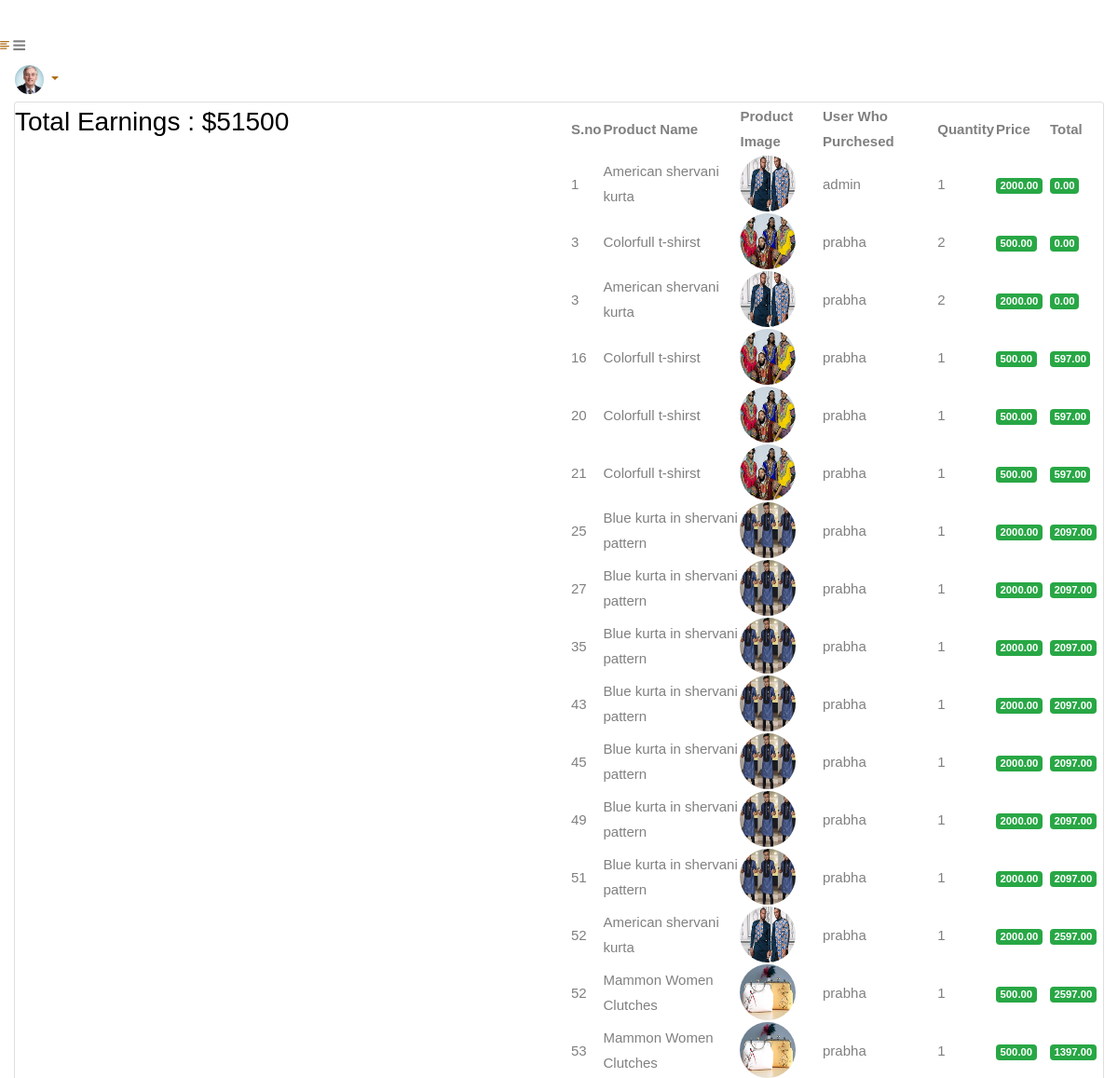
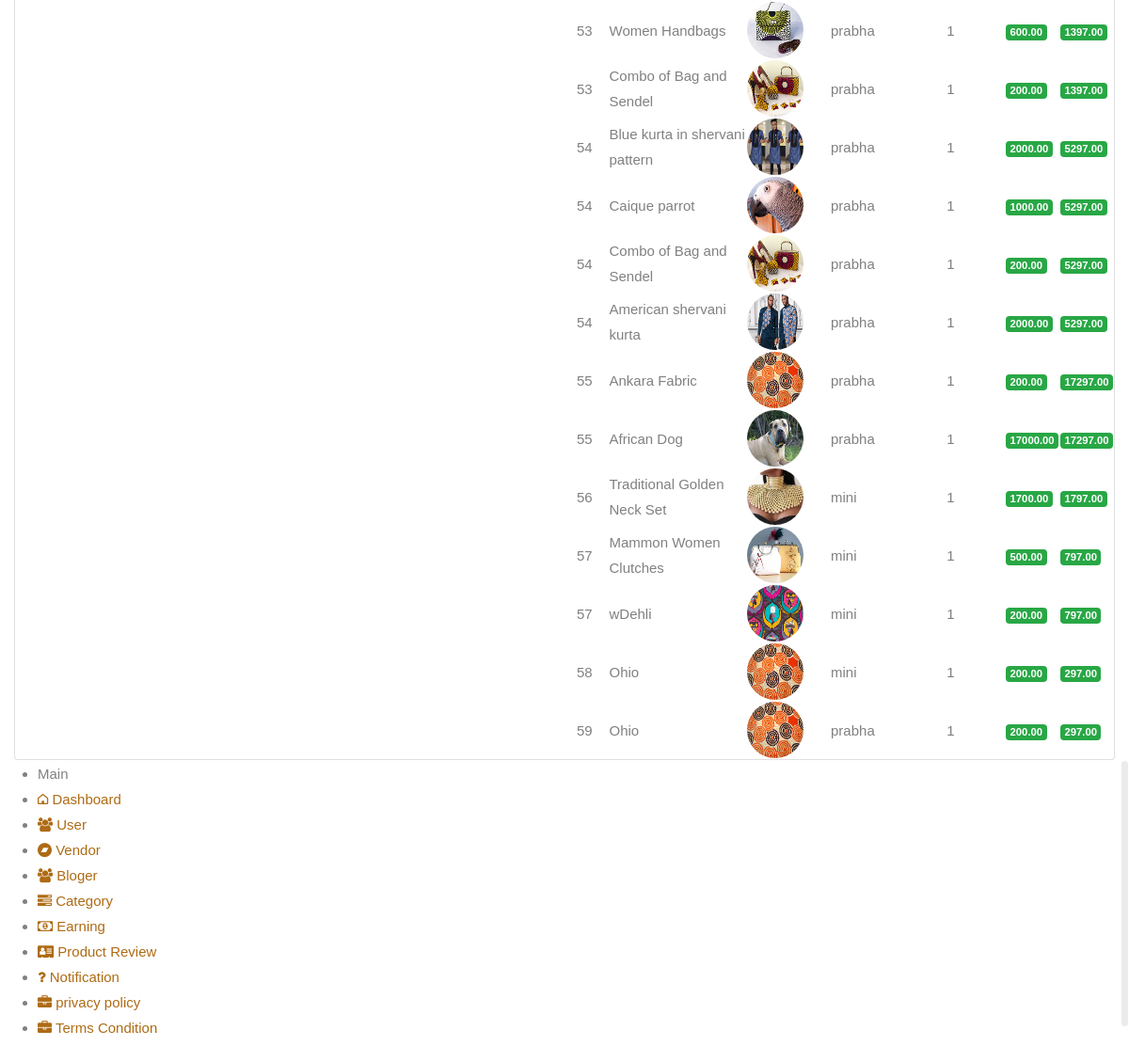
/earning_admin (signed in), run on an earlier commit of the app's database (2 pictures, top to bottom).
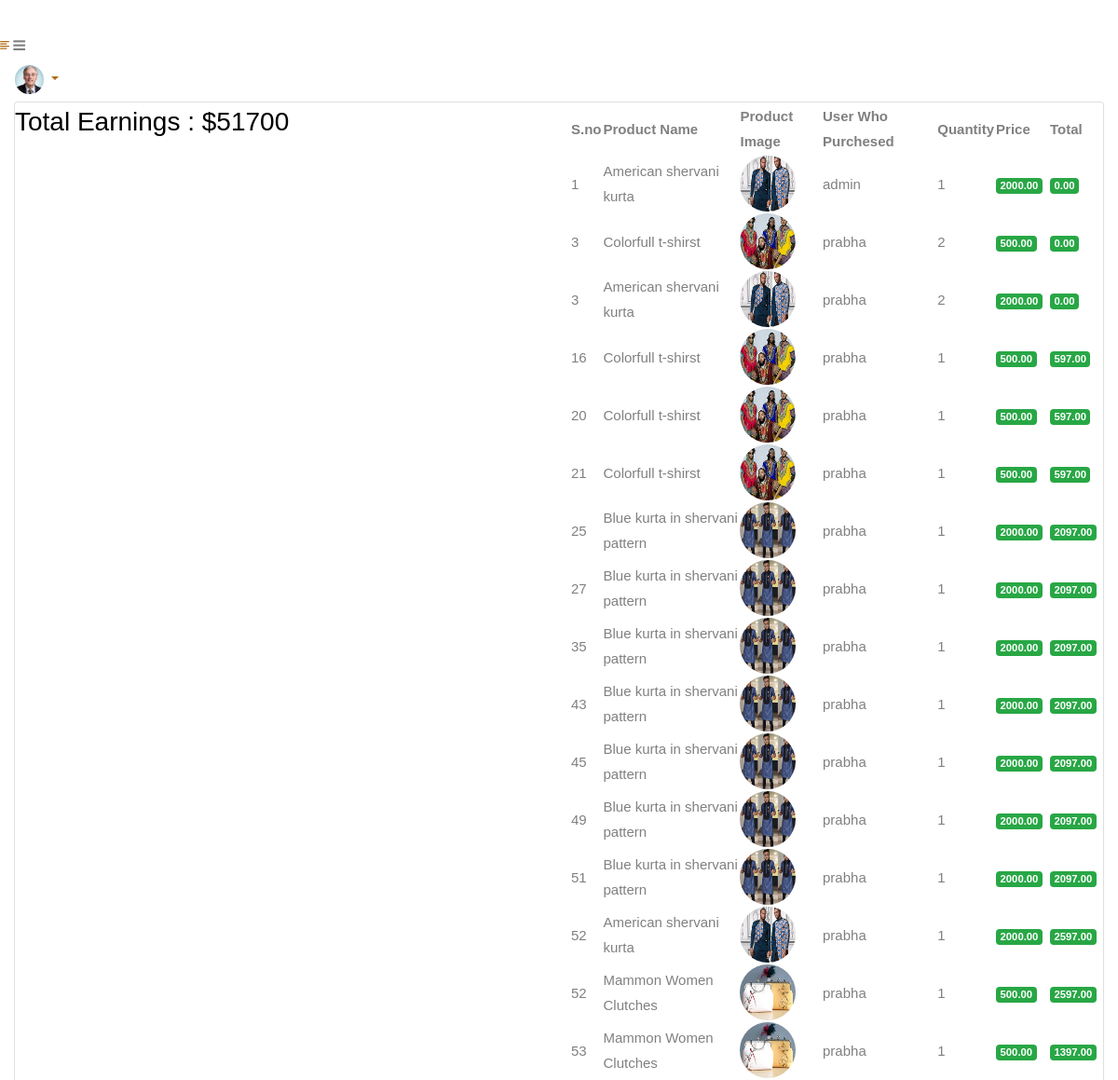
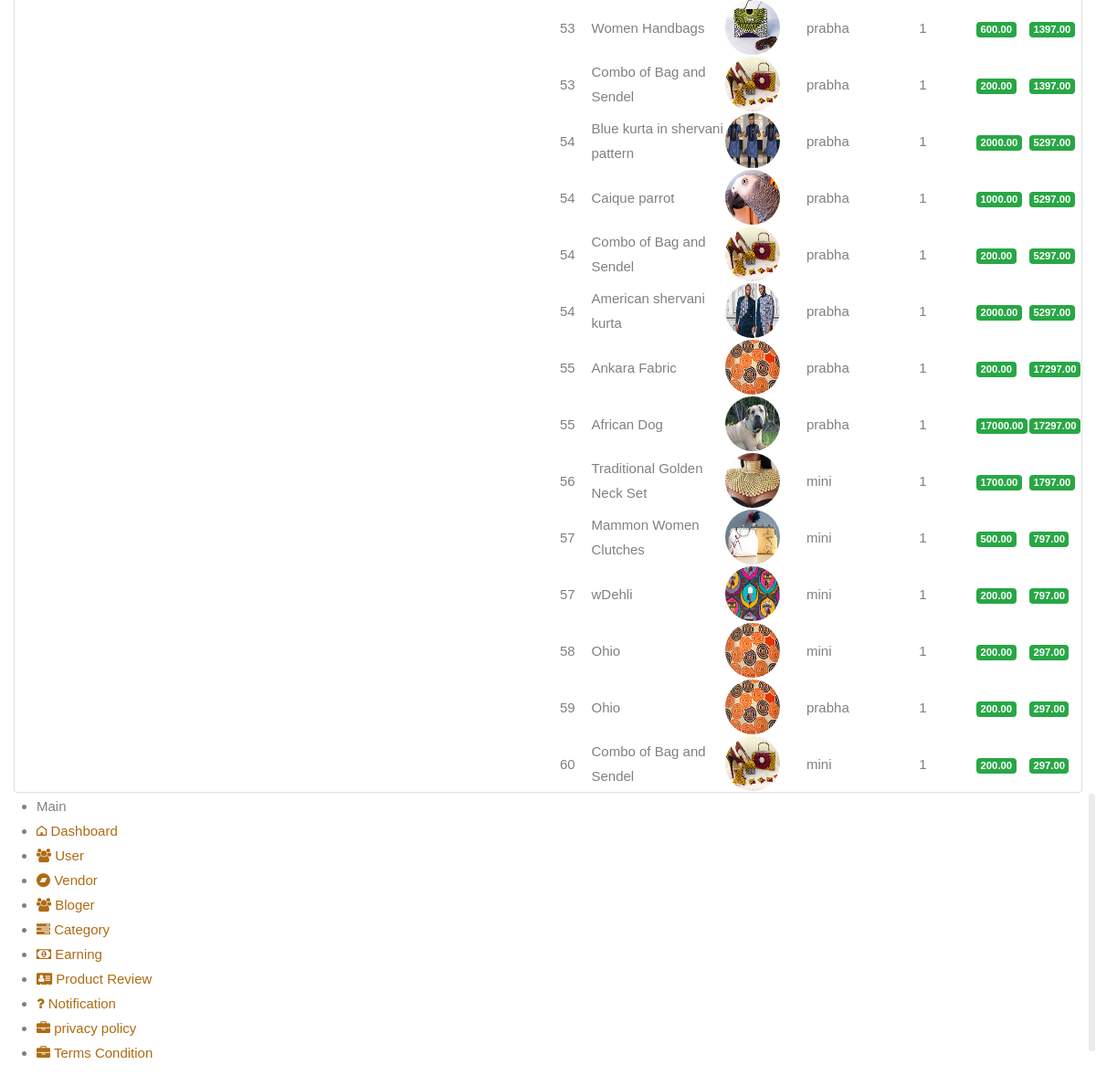
And on a later commit of the database (2 pictures, top to bottom).
### myapp/models.py (models this page shows, shortened)
class Order(models.Model):
    user = models.ForeignKey(User, on_delete=models.CASCADE)
    created_at = models.DateTimeField(auto_now_add=True)
    shipping_address = models.ForeignKey(Adres, on_delete=models.SET_NULL, null=True, blank=True)
    total_price = models.DecimalField(max_digits=10, decimal_places=2)
    status = models.CharField(max_length=20,default='pending')

class OrderItem(models.Model):
    order = models.ForeignKey(Order, on_delete=models.CASCADE)
    product = models.ForeignKey(Product, on_delete=models.CASCADE)
    quantity = models.PositiveIntegerField()
    unit_price = models.DecimalField(max_digits=10, decimal_places=2)

class Product(models.Model):
    user = models.ForeignKey(User, on_delete=models.CASCADE, default=1)
    name = models.CharField(max_length=100)
    price = models.IntegerField(default=0)
    category = models.ForeignKey(Category, on_delete=models.CASCADE, default=1)
    description = models.CharField(max_length=200, default='' , null=True , blank=True)
    image = models.ImageField(upload_to='products')
    def total_earnings(self):
        order_items = OrderItem.objects.filter(product=self)
        total_quantity_sold = sum(item.quantity for item in order_items)
        return total_quantity_sold * self.price

class User(AbstractBaseUser, PermissionsMixin):
    email = models.EmailField(unique=True, verbose_name='Email Address')
    username = models.CharField(max_length=256)
    is_active = models.BooleanField(default=True)
    is_staff = models.BooleanField(default=False)
    is_admin = models.BooleanField(default=False)
    is_superuser = models.BooleanField(default=False)
    SUPERUSER = '1'
    VENDER = '2'
    ADDUSER = '3'
    BLOGER = '4'
    User_type=(
        ('Superuser','SUPERUSER'),
        ('AddUser','ADDUSER'),
        ('Vender','VENDER'),
        ('Bloger','BLOGER'),
    )
    user_type_data = (('Bloger','BLOGER'), ( VENDER, "Vender"), (ADDUSER, "AddUser"), (SUPERUSER, "Superuser"))
    user_type = models.CharField( choices=user_type_data, max_length=10,default='1')
    USERNAME_FIELD = 'email'
    REQUIRED_FIELDS = ['username']
    objects = UserManager()
    class Meta:
        db_table = 'user_profile'
    def __str__(self):
        return f'{self.username} '

### myapp/views.py (the view)
# urls.py: path('earning_admin', views.earning_admin,name='earning_admin'),
@login_required(login_url='/login')
def earning_admin(request):
    user_orders = Order.objects.all()
    user_products = Product.objects.all()
    total_earnings = sum(product.total_earnings() for product in user_products)
    return render(request, 'earning_admin.html',{'user_products':user_products, 'total_earnings':total_earnings, 'user_orders':user_orders})

### templates/earning_admin.html
{% extends 'base.html'%}
{% load widget_tweaks %}
{% load static %}
{% block content%}
<div class="page-wrapper">
    <div class="content container-fluid">
        <div class="page-header">
            <div class="row">
                <div class="col-sm-12">
                    <div class="card full-header">
                        <div class="users">
                            <h3 class="page-title">Total Earnings : ${{ total_earnings }}</h3>
                        </div>
                        <div class="user-box">
                            <div class="datatables">
                                <table id="example" class="display nowrap" style="width:100%">
                                    <thead>
                                        <tr>
                                            <th>S.no</th>
                                            <th>Product Name</th>
                                            <th>Product Image</th>
                                            <th>User Who Purchesed</th>
                                            <th>Quantity</th>
                                            <th>Price</th>
                                            <th>Total</th>
                                        </tr>
                                    </thead>
                                    <tbody>
                                        <tr class="even">
                                            {% for order in user_orders %}
                                            {% for item in order.orderitem_set.all %}
                                            <td>{{ order.id }}</td>
                                            <td>{{item.product.name}}</td>
                                            <td><img class="rounded-circle" src="{{item.product.image.url}}" width="31"
                                                    alt="{{item.user}}" style="height: 60px;width: 60px;"></td>
                                            <td>{{order.user}}</td>
                                            <td>{{ item.quantity }}</td>
                                            <td>
                                                <div class="badge badge-success">{{item.unit_price}}</div>
                                            </td>
                                            <td>
                                                <div class="badge badge-success">{{order.total_price}}</div>
                                            </td>
                                        </tr>
                                        {% endfor %}
                                        {% endfor %}
                                    </tbody>
                                </table>
                            </div>
                        </div>
                    </div>
                </div>
            </div>
        </div>
        <div class="row">
            <div class="col-sm-12">
            </div>
        </div>
    </div>
</div>
</div>
{% endblock %}

### templates/base.html (shortened to what this page needs)
{% load static %}
<!DOCTYPE html>
<html lang="en">
<head>
    <link rel="stylesheet" href="{% static 'admin/css/font-awesome.min.css'%}">
    <link rel="stylesheet" href="{% static 'admin/css/bootstrap.min.css' %}">
    <link rel="stylesheet" href="{% static 'admin/css/feathericon.min.css' %}">
    <link rel="stylesheet" href="{% static 'admin/plugins/morris/morris.css' %}">
    <link rel="stylesheet" href="{% static 'admin/css/style.css' %}">
</head>
<body>
    <div class="main-wrapper">
        {% include 'header.html'%}
        {% block content %}
        {% endblock %}
        {% include 'sidebar.html'%}
</body>
</html>

### templates/header.html (shortened to what this page needs)
 {% load static %}
 <div class="header">
    <div class="header-left">
        <a href="/dashboard" class="logo">
            <img src="{% static 'admin/img/Logo.png' %}" alt="Logo">
        </a>
        <a href="/dashboard" class="logo logo-small">
            <img src="{% static 'admin/img/logo-small.png' %}" alt="Logo" width="30" height="30">
        </a>
    </div>
    <a href="javascript:void(0);" id="toggle_btn">
        <i class="fe fe-text-align-left"></i>
    </a>
    <a class="mobile_btn" id="mobile_btn">
        <i class="fa fa-bars"></i>
    </a>
    <ul class="nav user-menu">
        <li class="nav-item dropdown has-arrow">
            <a href="#" class="dropdown-toggle nav-link" data-toggle="dropdown">
                <span class="user-img"><img class="rounded-circle" src="{% static 'admin/img/profiles/avatar-01.jpg'%}"
                        width="31" alt="Ryan Taylor"></span>
            </a>
        </li>
    </ul>
</div>

### templates/sidebar.html (shortened to what this page needs)
{% load static %}
  <div class="sidebar" id="sidebar">
    <div class="sidebar-inner slimscroll">
        <div id="sidebar-menu" class="sidebar-menu">
            <ul>
                <li class="menu-title">
                    <span>Main</span>
                </li>
                <li class="active">
                    <a href="/dashboard"><i class="fe fe-home"></i> <span>Dashboard</span></a>
                </li>
                <li class="submenu">
                    <a href="#" class=""><i class="fa fa-users "></i> <span> User </span> </a>
                </li>
                <li class="submenu">
                    <a href="#" class=""><i class="fa fa-bandcamp "></i> <span> Vendor </span> </a>
                </li>
                <li class="submenu">
                    <a href="#" class=""><i class="fa fa-users "></i> <span> Bloger </span> </a>
                </li>
                <li class="submenu">
                    <a href="#" class=""><i class="fa fa-tasks"></i> <span> Category </span> </a>
                </li>
                <li>
                    <a href="/earning_admin"><i class="fa fa-money"></i> <span>Earning</span></a>
                </li>
                <li>
                    <a href="Product_review.html"><i class="fa fa-address-card"></i> <span>Product
                            Review</span></a>
                </li>
                <li>
                    <a href="Notification.html"><i class="fa fa-question"></i> <span>Notification</span></a>
                </li>
                <li>
                    <a href="privacy_policy.html"><i class="fa fa-briefcase"></i> <span>privacy
                            policy</span></a>
                </li>
                <li>
                    <a href="/super_admin/terms"><i class="fa fa-briefcase"></i> <span>Terms
                            Condition</span></a>
                </li>
            </ul>
        </div>
    </div>
</div>

What changed in the data, as far as the page shows it:
added Order: id "60", user "mini", total_price "297.00"
added OrderItem: product.name "Combo of Bag and Sendel", product.image (picture), quantity "1", unit_price "200.00"
Also different on the page:
{{ total_earnings }}: "51500" → "51700"
